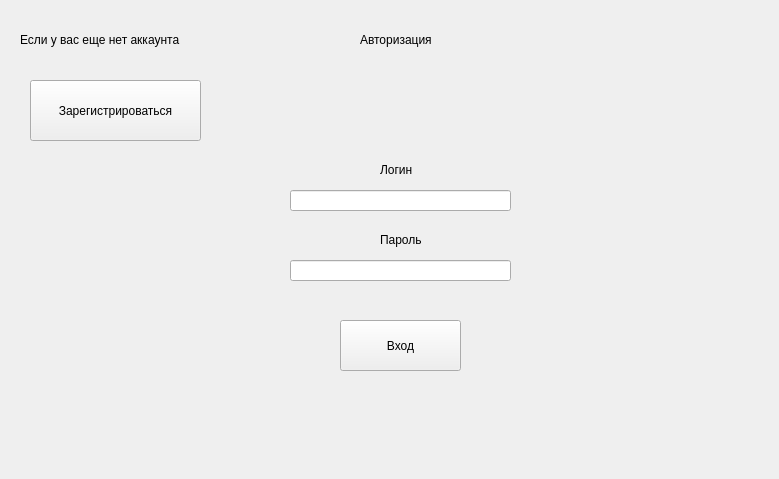
<?xml version="1.0" encoding="UTF-8"?>
<ui version="4.0">
 <class>Authorization</class>
 <widget class="QWidget" name="Authorization">
  <property name="windowModality">
   <enum>Qt::WindowModality::ApplicationModal</enum>
  </property>
  <property name="geometry">
   <rect>
    <x>0</x>
    <y>0</y>
    <width>779</width>
    <height>479</height>
   </rect>
  </property>
  <property name="windowTitle">
   <string>Form</string>
  </property>
  <widget class="QStackedWidget" name="stackedWidget">
   <property name="geometry">
    <rect>
     <x>0</x>
     <y>0</y>
     <width>771</width>
     <height>471</height>
    </rect>
   </property>
   <property name="currentIndex">
    <number>0</number>
   </property>
   <widget class="QWidget" name="authorizationPage">
    <widget class="QLineEdit" name="loginEnterLineEdit">
     <property name="geometry">
      <rect>
       <x>290</x>
       <y>190</y>
       <width>221</width>
       <height>21</height>
      </rect>
     </property>
    </widget>
    <widget class="QLabel" name="label">
     <property name="geometry">
      <rect>
       <x>380</x>
       <y>160</y>
       <width>51</width>
       <height>20</height>
      </rect>
     </property>
     <property name="text">
      <string>Логин</string>
     </property>
    </widget>
    <widget class="QLabel" name="label_2">
     <property name="geometry">
      <rect>
       <x>360</x>
       <y>30</y>
       <width>91</width>
       <height>20</height>
      </rect>
     </property>
     <property name="text">
      <string>Авторизация</string>
     </property>
    </widget>
    <widget class="QLineEdit" name="passwordEnterLineEdit">
     <property name="geometry">
      <rect>
       <x>290</x>
       <y>260</y>
       <width>221</width>
       <height>21</height>
      </rect>
     </property>
     <property name="text">
      <string/>
     </property>
    </widget>
    <widget class="QLabel" name="label_3">
     <property name="geometry">
      <rect>
       <x>380</x>
       <y>230</y>
       <width>61</width>
       <height>20</height>
      </rect>
     </property>
     <property name="text">
      <string>Пароль</string>
     </property>
    </widget>
    <widget class="QLabel" name="label_4">
     <property name="geometry">
      <rect>
       <x>20</x>
       <y>30</y>
       <width>221</width>
       <height>20</height>
      </rect>
     </property>
     <property name="text">
      <string>Если у вас еще нет аккаунта</string>
     </property>
    </widget>
    <widget class="QPushButton" name="registrationPageButton">
     <property name="geometry">
      <rect>
       <x>30</x>
       <y>80</y>
       <width>171</width>
       <height>61</height>
      </rect>
     </property>
     <property name="text">
      <string>Зарегистрироваться</string>
     </property>
    </widget>
    <widget class="QPushButton" name="enterButton">
     <property name="geometry">
      <rect>
       <x>340</x>
       <y>320</y>
       <width>121</width>
       <height>51</height>
      </rect>
     </property>
     <property name="text">
      <string>Вход</string>
     </property>
    </widget>
   </widget>
   <widget class="QWidget" name="registrationPage">
    <widget class="QLabel" name="label_5">
     <property name="geometry">
      <rect>
       <x>360</x>
       <y>30</y>
       <width>91</width>
       <height>20</height>
      </rect>
     </property>
     <property name="text">
      <string>Регистрация</string>
     </property>
    </widget>
    <widget class="QPushButton" name="registrationButton">
     <property name="geometry">
      <rect>
       <x>320</x>
       <y>370</y>
       <width>161</width>
       <height>51</height>
      </rect>
     </property>
     <property name="text">
      <string>Зарегистрироваться</string>
     </property>
    </widget>
    <widget class="QLineEdit" name="loginRegLineEdit">
     <property name="geometry">
      <rect>
       <x>292</x>
       <y>110</y>
       <width>231</width>
       <height>28</height>
      </rect>
     </property>
    </widget>
    <widget class="QLineEdit" name="passwordRegLineEdit">
     <property name="geometry">
      <rect>
       <x>292</x>
       <y>180</y>
       <width>231</width>
       <height>28</height>
      </rect>
     </property>
    </widget>
    <widget class="QLineEdit" name="confirmPasswordRegLineEdit">
     <property name="geometry">
      <rect>
       <x>292</x>
       <y>250</y>
       <width>231</width>
       <height>28</height>
      </rect>
     </property>
    </widget>
    <widget class="QLabel" name="label_6">
     <property name="geometry">
      <rect>
       <x>380</x>
       <y>80</y>
       <width>63</width>
       <height>20</height>
      </rect>
     </property>
     <property name="text">
      <string>Логин</string>
     </property>
    </widget>
    <widget class="QLabel" name="label_7">
     <property name="geometry">
      <rect>
       <x>380</x>
       <y>150</y>
       <width>63</width>
       <height>20</height>
      </rect>
     </property>
     <property name="text">
      <string>Пароль</string>
     </property>
    </widget>
    <widget class="QLabel" name="label_8">
     <property name="geometry">
      <rect>
       <x>320</x>
       <y>220</y>
       <width>181</width>
       <height>20</height>
      </rect>
     </property>
     <property name="text">
      <string>Подтверждение пароля</string>
     </property>
    </widget>
   </widget>
  </widget>
 </widget>
 <resources/>
 <connections/>
</ui>
